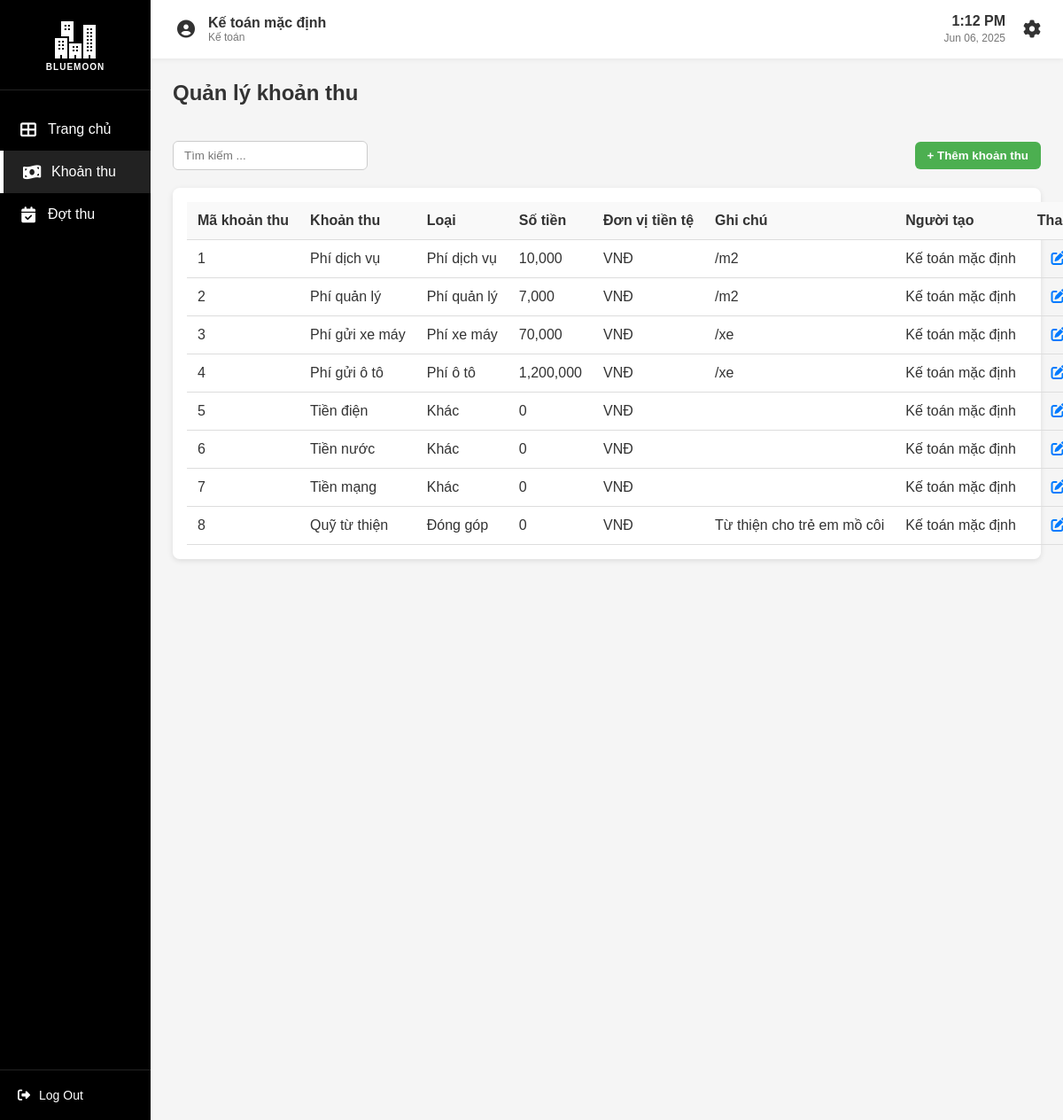
The page /khoanthu (signed in) on the database its author committed.
### app/model.py (models this page shows, shortened)
class TaiKhoan(db.Model, UserMixin):
    __tablename__ = 'taikhoan'
    id = db.Column(db.Integer, primary_key=True)
    username = db.Column(db.String(50), unique=True, nullable=False)
    password = db.Column(db.String(100), nullable=False)
    vaiTro = db.Column(db.String(50))
    hoTen = db.Column(db.String(100))
    nopphis = db.relationship('NopPhi', backref='taikhoan', lazy=True)

class KhoanThu(db.Model):
    __tablename__ = 'khoanthu'
    maKhoanThu = db.Column(db.Integer, primary_key=True)
    tenKhoanThu = db.Column(db.String(100), nullable=False)
    loaiKhoanThu = db.Column(db.String(50))     # "Phí dịch vụ", "Phí quản lý", "Phí xe máy", "Phí ô tô", "Khác", "Đóng góp"
    soTien = db.Column(db.Float)
    loaiSoTien = db.Column(db.String(50))  # "VNĐ"
    ghiChu = db.Column(db.String(1000))     # "/m2"
    idNguoiTao = db.Column(db.Integer, db.ForeignKey('taikhoan.id'))
    nguoiTao = db.relationship("TaiKhoan", backref="cacKhoanThu")
    khoanthu_has_dotthus = db.relationship('KhoanThu_Has_DotThu', backref='khoanthu', lazy=True)

### app/routes/thuphi_routes.py (the view)
@tp.route('/khoanthu', methods=['GET'])
@login_required
def khoanthu():
    if current_user.vaiTro not in ['Kế toán']:
        flash('Không có quyền truy cập trang', 'danger')
        return redirect(url_for('auth.home'))
    khoanthus = KhoanThuService.get_all_khoanthus()
    return render_template('khoanthu.html', khoanthus=khoanthus)

### app/services/thuphi_service.py (called while the page is built)
    @staticmethod
    def get_all_khoanthus():
        return KhoanThu.query.all()

### app/templates/khoanthu.html (shortened to what this page needs)
{% extends "base.html" %}
{% block extra_css %}
<link rel="stylesheet" href="{{ url_for('static', filename='css/khoanthu.css') }}">
{% endblock %}
{% block content %}
<div class="container">
    <div class="header-row">
        <h1 class="page-title">Quản lý khoản thu</h1>
    </div>
<div class="search-container">
    <input type="text" id="searchInput" class="search-box" placeholder="Tìm kiếm ...">
    <button class="add-button" onclick="openAddModal()">+ Thêm khoản thu</button>
</div>
<div class="card">
    <table class="account-table">
        <thead>
            <tr>
                <th>Mã khoản thu</th>
                <th>Khoản thu</th>
                <th>Loại</th>
                <th>Số tiền</th>
                <th>Đơn vị tiền tệ</th>
                <th>Ghi chú</th>
                <th>Người tạo</th>
                <th class="action-column">Thao tác</th>
            </tr>
        </thead>
        <tbody>
            {% for khoanthu in khoanthus %}
            <tr>
                <td>{{ khoanthu.maKhoanThu }}</td>
                <td>{{ khoanthu.tenKhoanThu }}</td>
                <td>{{ khoanthu.loaiKhoanThu }}</td>
                <td>{{ '{:,.0f}'.format(khoanthu.soTien) }}</td>
                <td>{{ khoanthu.loaiSoTien }}</td>
                <td>{{ khoanthu.ghiChu }}</td>
                <td>{{ khoanthu.nguoiTao.hoTen if khoanthu.nguoiTao else "" }}</td>
                <td class="action-column">
                    <button class="action-button" onclick="editKhoanThu({{ khoanthu.maKhoanThu }})">
                        <i class="fas fa-edit action-icon"></i>
                    </button>
                </td>
            </tr>
            {% endfor %}
        </tbody>
    </table>
</div>
</div>
{% endblock %}

### app/templates/base.html (shortened to what this page needs)
<!DOCTYPE html>
<html lang="en">
<head>
    <link rel="stylesheet" href="/static/css/base.css">
    <link rel="stylesheet" href="https://cdnjs.cloudflare.com/ajax/libs/font-awesome/6.4.0/css/all.min.css">
    {% block extra_css %}{% endblock %}
</head>
<body>
    <div class="container">
        <div class="sidebar">
            <div class="logo">
                <img src="/static/images/apartment_white.png" alt="BlueMoon">
                <div class="logo-text"><span class="library-text">BLUEMOON</span></div>
            </div>
            <nav class="sidebar-menu">
                <ul>
                    <li>
                        <a href="{{ url_for('auth.home') }}" class="menu-item {% if request.endpoint == 'auth.home' %}active{% endif %}">
                            <i class="fas fa-th-large"></i>
                            <span>Trang chủ</span>
                        </a>
                    </li>
                    {% if current_user.vaiTro == 'admin' %}
                        <li>
                            <a href="{{ url_for('user.taikhoan') }}" class="menu-item {% if request.endpoint == 'user.taikhoan' %}active{% endif %}">
                                <i class="fas fa-user"></i>
                                <span>Tài khoản</span>
                            </a>
                        </li>
                        <li>
                            <a href="{{ url_for('hk.hokhau') }}" class="menu-item {% if request.endpoint == 'hk.hokhau' %}active{% endif %}">
                                <i class="fas fa-house"></i>
                                <span>Hộ khẩu</span>
                            </a>
                        </li>
                        <li>
                            <a href="{{ url_for('hk.tamtrutamvang') }}" class="menu-item {% if request.endpoint == 'hk.tamtrutamvang' %}active{% endif %}">
                                <i class="fas fa-user-clock"></i>
                                <span>Tạm trú/vắng</span>
                            </a>
                        </li>
                        <li>
                            <a href="{{ url_for('hk.lichsuhokhau') }}" class="menu-item {% if request.endpoint == 'hk.lichsuhokhau' %}active{% endif %}">
                                <i class="fas fa-history"></i>
                                <span>Lịch sử</span>
                            </a>
                        </li>
                    {% elif current_user.vaiTro == 'Kế toán' %}
                        <li>
                            <a href="{{ url_for('tp.khoanthu') }}" class="menu-item {% if request.endpoint == 'tp.khoanthu' %}active{% endif %}">
                                <i class="fas fa-money-bill-wave"></i>
                                <span>Khoản thu</span>
                            </a>
                        </li>
                        <li>
                            <a href="{{ url_for('tp.dotthu') }}" class="menu-item {% if request.endpoint == 'tp.khoanthu' %}active{% endif %}">
                                <i class="fas fa-calendar-check"></i>
                                <span>Đợt thu</span>
                            </a>
                        </li>
                    {% endif %}
                </ul>
            </nav>
            <div class="sidebar-footer">
                <a href="{{ url_for('auth.logout') }}" class="logout-btn">
                    <i class="fas fa-sign-out-alt"></i>
                    <span>Log Out</span>
                </a>
            </div>
        </div>
        <div class="main-content">
            <header class="top-header">
                <div class="user-info">
                    <div class="user-avatar">
                        <i class="fas fa-user-circle"></i>
                    </div>
                    <div class="user-details">
                        <div class="user-name">{{ current_user.hoTen if current_user else 'KháchKhách' }}</div>
                        <div class="user-role">{{ current_user.vaiTro if current_user else '' }}</div>
                    </div>
                </div>
                <div class="header-right">
                    <div class="datetime">
                        <span class="time">{{ current_time }}</span>
                        <span class="date">{{ current_date }}</span>
                    </div>
                    <div class="settings">
                        <a href="#">
                            <i class="fas fa-cog"></i>
                        </a>
                    </div>
                </div>
            </header>
            <div class="content">
                {% block content %}{% endblock %}
            </div>
        </div>
    </div>
</body>
</html>

### app/static/css/base.css (style rules this page uses)
* { margin: 0; padding: 0; box-sizing: border-box; font-family: 'Arial', sans-serif; }
body { background-color: #f5f5f5; color: #333; }
.container { display: flex; height: 100vh; width: 100%; }
.sidebar { width: 170px; height: 100vh; background-color: #000; color: white; display: flex; flex-direction: column; position: fixed; left: 0; top: 0; }
.logo { padding: 20px 15px; border-bottom: 1px solid #222; display: flex; flex-direction: column; align-items: center; text-align: center; }
.logo img { width: 50px; margin-bottom: 5px; }
.logo-text { font-size: 18px; font-weight: bold; color: white; display: block; }
.library-text { font-size: 10px; display: block; margin-top: -5px; text-transform: uppercase; letter-spacing: 1px; }
.sidebar-menu { flex-grow: 1; padding-top: 20px; }
.sidebar-menu ul { list-style: none; }
.menu-item { display: flex; align-items: center; padding: 15px 20px; color: white; text-decoration: none; transition: all 0.3s; }
.menu-item:hover, .menu-item.active { background-color: #222; border-left: 4px solid #fff; }
.menu-item i { margin-right: 10px; font-size: 18px; width: 24px; text-align: center; }
.sidebar-footer { padding: 20px; border-top: 1px solid #222; }
.logout-btn { display: flex; align-items: center; color: white; text-decoration: none; font-size: 14px; }
.logout-btn i { margin-right: 10px; }
.main-content { flex-grow: 1; margin-left: 170px; width: calc(100% - 170px); overflow-y: auto; }
.top-header { background-color: #fff; padding: 15px 25px; display: flex; justify-content: space-between; align-items: center; box-shadow: 0 2px 5px rgba(0,0,0,0.05); }
.user-info { display: flex; align-items: center; }
.user-avatar { width: 30px; height: 30px; border-radius: 50%; margin-right: 10px; display: flex; align-items: center; justify-content: center; color: #333; font-size: 20px; }
.user-details { display: flex; flex-direction: column; }
.user-name { font-weight: bold; font-size: 16px; }
.user-role { font-size: 12px; color: #777; }
.header-right { display: flex; align-items: center; }
.datetime { margin-right: 20px; text-align: right; }
.time { font-weight: bold; font-size: 16px; display: block; }
.date { font-size: 12px; color: #777; }
.settings i { font-size: 20px; color: #333; }
.content { padding: 25px; }

### app/static/css/khoanthu.css (style rules this page uses)
.header-row { display: flex; justify-content: space-between; align-items: center; margin-bottom: 20px; }
.page-title { font-size: 24px; font-weight: 600; }
.search-container { margin-top: 20px; display: flex; gap: 10px; align-items: center; }
.search-box { padding: 8px 12px; width: 220px; border: 1px solid #ccc; border-radius: 6px; }
.add-button { margin-left: auto; background-color: #4CAF50; color: white; padding: 8px 14px; border: none; border-radius: 6px; cursor: pointer; font-weight: bold; }
.card { width: 100%; background-color: #fff; padding: 16px; border-radius: 8px; box-shadow: 0 2px 6px rgba(0,0,0,0.1); margin-top: 20px; }
.account-table { width: 100%; border-collapse: collapse; }
.account-table th, .account-table td { padding: 12px; border-bottom: 1px solid #ddd; text-align: left; white-space: nowrap; overflow: hidden; text-overflow: ellipsis; }
.account-table th { background-color: #f9f9f9; font-weight: 600; }
.account-table th.action-column, .account-table td.action-column { width: 120px; text-align: center; }
.action-column { text-align: center; width: 80px; }
.action-button { background: none; border: none; cursor: pointer; font-size: 16px; color: #007bff; }
.container { display: flex; flex-direction: column; height: 100vh; width: 100%; }

### rows shown on the page
TaiKhoan: hoTen "Kế toán mặc định", vaiTro "Kế toán"
KhoanThu: maKhoanThu "1", tenKhoanThu "Phí dịch vụ", loaiKhoanThu "Phí dịch vụ", soTien "10,000", loaiSoTien "VNĐ", ghiChu "/m2", nguoiTao "Kế toán mặc định"
KhoanThu: maKhoanThu "2", tenKhoanThu "Phí quản lý", loaiKhoanThu "Phí quản lý", soTien "7,000", loaiSoTien "VNĐ", ghiChu "/m2", nguoiTao "Kế toán mặc định"
KhoanThu: maKhoanThu "3", tenKhoanThu "Phí gửi xe máy", loaiKhoanThu "Phí xe máy", soTien "70,000", loaiSoTien "VNĐ", ghiChu "/xe", nguoiTao "Kế toán mặc định"
KhoanThu: maKhoanThu "4", tenKhoanThu "Phí gửi ô tô", loaiKhoanThu "Phí ô tô", soTien "1,200,000", loaiSoTien "VNĐ", ghiChu "/xe", nguoiTao "Kế toán mặc định"
KhoanThu: maKhoanThu "5", tenKhoanThu "Tiền điện", loaiKhoanThu "Khác", soTien "0", loaiSoTien "VNĐ", nguoiTao "Kế toán mặc định"
KhoanThu: maKhoanThu "6", tenKhoanThu "Tiền nước", loaiKhoanThu "Khác", soTien "0", loaiSoTien "VNĐ", nguoiTao "Kế toán mặc định"
KhoanThu: maKhoanThu "7", tenKhoanThu "Tiền mạng", loaiKhoanThu "Khác", soTien "0", loaiSoTien "VNĐ", nguoiTao "Kế toán mặc định"
KhoanThu: maKhoanThu "8", tenKhoanThu "Quỹ từ thiện", loaiKhoanThu "Đóng góp", soTien "0", loaiSoTien "VNĐ", ghiChu "Từ thiện cho trẻ em mồ côi", nguoiTao "Kế toán mặc định"
